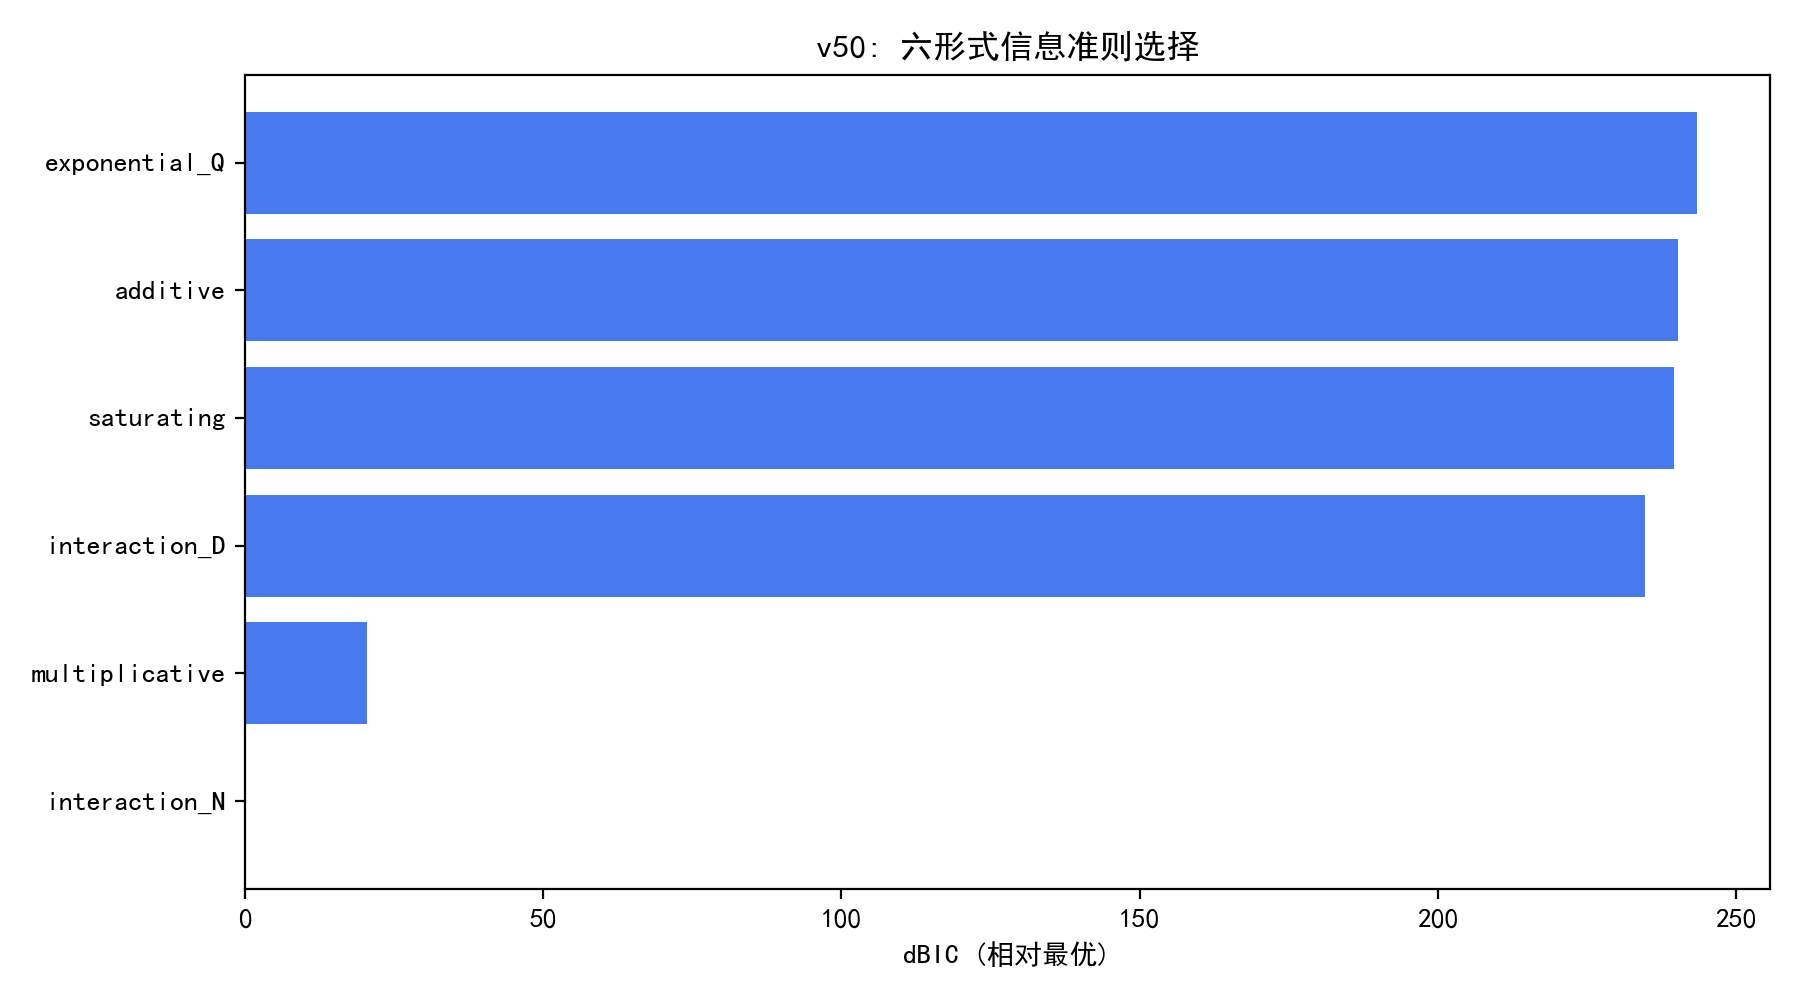

Reproduce this figure in Python.
# -*- coding: utf-8 -*-
"""
v50 实验: 六种广义标度律形式的 BIC/AIC 模型选择
对 B6+B7 (n=810) 拟合六形式, 报告:
1) R2/RSS/参数个数 k/BIC/AIC 与相对最优的 deltaBIC;
2) 依据 (Burnham & Anderson): deltaBIC<2 等价, 2-6 弱证据, >6 强证据,
   >10 决定性 => interaction_N 的选择是否信息准则下成立.
输出: experiments/v50_p2_bic_table.csv/.json/.png
"""
import os, sys, json
import numpy as np
import pandas as pd
sys.path.insert(0, os.path.join(os.path.dirname(__file__), "..", "code"))
from v3_p2_forms import load_b67, loss_forms, fit_form
from common import BASE

EX = os.path.join(os.path.dirname(__file__))
os.makedirs(EX, exist_ok=True)

import matplotlib
matplotlib.use("Agg")
import matplotlib.pyplot as plt
import matplotlib.font_manager as fm
for _f in ("SimHei.ttf", "simsun.ttf"):
    _p = os.path.join(BASE, _f)
    if os.path.exists(_p):
        fm.fontManager.addfont(_p)
plt.rcParams["font.sans-serif"] = ["SimHei"]
plt.rcParams["axes.unicode_minus"] = False

# 各形式参数个数: E, A, a, B, b, C, g (+h 仅 interaction_*)
K = {"additive": 7, "interaction_D": 8, "interaction_N": 8, "multiplicative": 7,
     "saturating": 7, "exponential_Q": 7}
FORMS = ["additive", "interaction_D", "interaction_N", "multiplicative",
         "saturating", "exponential_Q"]


def main():
    df = load_b67()
    N = df["N_params_B"].to_numpy(dtype=float)
    D = df["D_tokens_B"].to_numpy(dtype=float)
    Q = df["Q_score"].to_numpy(dtype=float)
    L = df["val_loss"].to_numpy(dtype=float)
    n = len(L)
    rows = []
    for form in FORMS:
        p, r2 = fit_form(N, D, Q, L, form)
        Lp = loss_forms(N, D, Q, p, form)
        rss = float(np.sum((L - Lp) ** 2))
        k = K[form]
        bic = n * np.log(rss / n) + k * np.log(n)
        aic = n * np.log(rss / n) + 2 * k
        rows.append({"form": form, "k": k, "r2": float(r2), "rss": rss,
                     "bic": bic, "aic": aic})
        print(f"{form:16s} k={k} R2={r2:.4f} BIC={bic:.2f} AIC={aic:.2f}")
    rdf = pd.DataFrame(rows).sort_values("bic")
    rdf["dBIC"] = rdf["bic"] - rdf["bic"].min()
    rdf["dAIC"] = rdf["aic"] - rdf["aic"].min()
    rdf.to_csv(os.path.join(EX, "v50_p2_bic_table.csv"), index=False, encoding="utf-8-sig")
    print("\n排序 (BIC):")
    print(rdf.round(2).to_string(index=False))
    best = rdf.iloc[0]
    print(f"\n最优: {best['form']} (dBIC=0); 次优 dBIC={rdf.iloc[1]['dBIC']:.2f} => "
          f"{'决定性证据' if rdf.iloc[1]['dBIC']>10 else '强证据' if rdf.iloc[1]['dBIC']>6 else '弱证据'}")

    fig, ax = plt.subplots(figsize=(9, 5))
    pos = np.arange(len(rdf))
    ax.barh(pos, rdf["dBIC"], color="#2563EB", alpha=0.85)
    ax.set_yticks(pos); ax.set_yticklabels(rdf["form"])
    ax.set_xlabel("dBIC (相对最优)"); ax.set_title("v50: 六形式信息准则选择")
    fig.tight_layout(); fig.savefig(os.path.join(EX, "v50_p2_bic_table.png"), dpi=200)
    plt.close(fig)

    with open(os.path.join(EX, "v50_p2_bic_table.json"), "w", encoding="utf-8") as f:
        json.dump({"n": int(n), "rows": rows,
                   "best": best["form"], "second_dBIC": float(rdf.iloc[1]["dBIC"])},
                  f, ensure_ascii=False, indent=2)
    print("\ndone v50")


if __name__ == "__main__":
    main()
